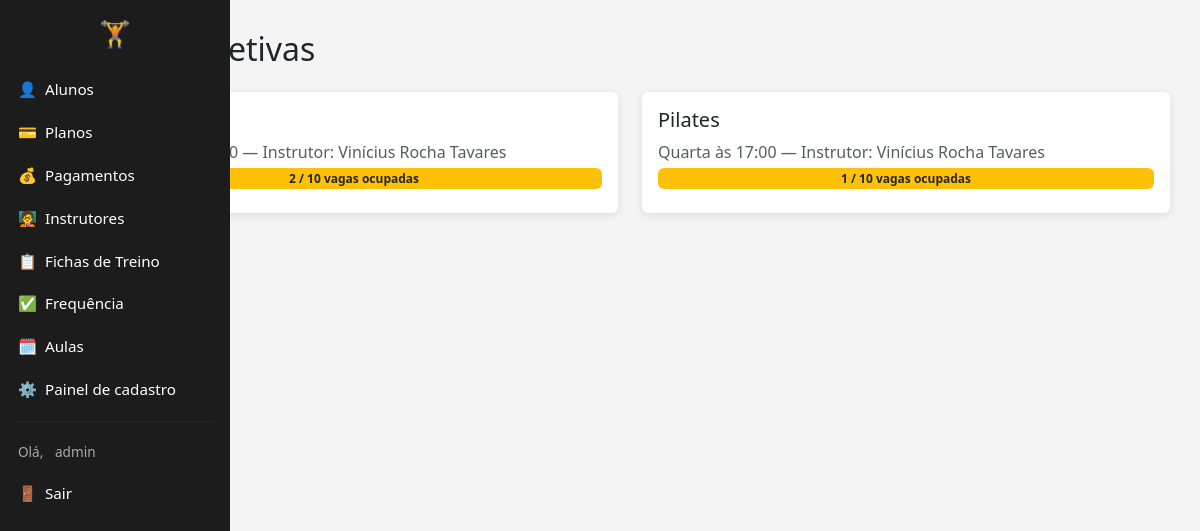
/aulas/ (signed in), run on the app's committed database.
### alunos/models.py (models this page shows, shortened)
class AulaColetiva(models.Model):
    DIAS_SEMANA = [
        ("SEG", "Segunda"), ("TER", "Terça"), ("QUA", "Quarta"),
        ("QUI", "Quinta"), ("SEX", "Sexta"), ("SAB", "Sábado"), ("DOM", "Domingo"),
    ]
    nome = models.CharField(max_length=100, help_text="Ex: Spinning, Yoga, Funcional")
    instrutor = models.ForeignKey(Instrutor, on_delete=models.SET_NULL, null=True)
    dia_semana = models.CharField(max_length=10, choices=DIAS_SEMANA)
    horario = models.TimeField()
    vagas = models.PositiveIntegerField(default=20)

class Instrutor(models.Model):
    nome = models.CharField(max_length=100)
    email = models.EmailField()
    especialidade = models.CharField(max_length=100, help_text="Ex: Musculação, Funcional, Natação")

### alunos/views.py (the view)
# urls.py: path("aulas/", views.lista_aulas, name="lista_aulas"),
@admin_required
def lista_aulas(request):
    aulas = AulaColetiva.objects.select_related("instrutor").prefetch_related("inscricoes__aluno").all()
    return render(request, "alunos/lista_aulas.html", {"aulas": aulas})

### alunos/templates/alunos/lista_aulas.html (shortened to what this page needs)
{% extends "alunos/base.html" %}
{% block content %}
<h2 class="mb-4">Aulas Coletivas</h2>
<div class="row">
    {% for aula in aulas %}
    <div class="col-md-6 mb-4">
        <div class="card p-3">
            <h5>{{ aula.nome }}</h5>
            <p class="text-muted mb-1">
                {{ aula.get_dia_semana_display }} às {{ aula.horario }} —
                Instrutor: {{ aula.instrutor.nome|default:"a definir" }}
            </p>
            <span class="badge bg-warning text-dark mb-2">
                {{ aula.inscricoes.count }} / {{ aula.vagas }} vagas ocupadas
            </span>
        </div>
    </div>
    {% empty %}
    <p>Nenhuma aula cadastrada ainda.</p>
    {% endfor %}
</div>
{% endblock %}

### alunos/templates/alunos/base.html (shortened to what this page needs)
<!DOCTYPE html>
<html lang="pt-br">
<head>
    <link href="https://cdn.jsdelivr.net/npm/bootstrap@5.3.3/dist/css/bootstrap.min.css" rel="stylesheet">
</head>
<body class="{% block body_class %}{% endblock %}">
    {% block sidebar %}
    <div class="sidebar">
        <div class="logo">🏋️</div>
        {% if user.is_staff %}
            <a href="{% url 'lista_alunos' %}">👤<span class="label">Alunos</span></a>
            <a href="{% url 'lista_planos' %}">💳<span class="label">Planos</span></a>
            <a href="{% url 'lista_pagamentos' %}">💰<span class="label">Pagamentos</span></a>
            <a href="{% url 'lista_instrutores' %}">🧑‍🏫<span class="label">Instrutores</span></a>
            <a href="{% url 'lista_fichas' %}">📋<span class="label">Fichas de Treino</span></a>
            <a href="{% url 'lista_checkins' %}">✅<span class="label">Frequência</span></a>
            <a href="{% url 'lista_aulas' %}">🗓️<span class="label">Aulas</span></a>
            <a href="{% url 'admin:index' %}">⚙️<span class="label">Painel de cadastro</span></a>
        {% endif %}
        <hr>
        {% if user.is_authenticated %}
            <div class="user-info">Olá, <span class="label">{{ user.username }}</span></div>
            <a href="{% url 'aluno_logout' %}">🚪<span class="label">Sair</span></a>
        {% else %}
            <a href="{% url 'aluno_login' %}">🔑<span class="label">Entrar como aluno</span></a>
            <a href="{% url 'admin:login' %}">🔑<span class="label">Entrar como administrador</span></a>
        {% endif %}
    </div>
    {% endblock %}
    <div class="main-content">
        {% block content %}{% endblock %}
    </div>
</body>
</html>

### alunos/templates/alunos/base.html (style rules this page uses)
body { background-color: #f4f4f4; margin: 0; }
.card { border: none; box-shadow: 0 2px 8px rgba(0,0,0,0.1); }
.sidebar { position: fixed; top: 0; left: 0; bottom: 0; width: 60px; background-color: #1c1c1c; overflow: hidden; white-space: nowrap; transition: width 0.25s ease; z-index: 1000; padding-top: 15px; }
.sidebar .logo { font-size: 1.6rem; text-align: center; margin-bottom: 15px; }
.sidebar a, .sidebar .user-info { display: block; color: white; text-decoration: none; padding: 10px 18px; font-size: 0.95rem; }
.sidebar hr { border-color: #444; margin: 10px 15px; }
.sidebar .user-info { color: #aaa; font-size: 0.85rem; }
.sidebar .label { opacity: 0; margin-left: 8px; transition: opacity 0.2s ease; }
.main-content { margin-left: 60px; padding: 30px; }

### data on the page
AulaColetiva: instrutor.nome "Vinícius Rocha Tavares", inscricoes.count "2", vagas "10"
AulaColetiva: nome "Pilates", dia_semana "Quarta", horario "17:00", instrutor.nome "Vinícius Rocha Tavares", inscricoes.count "1", vagas "10"

### other printed values
{{ user.username }} "admin"
